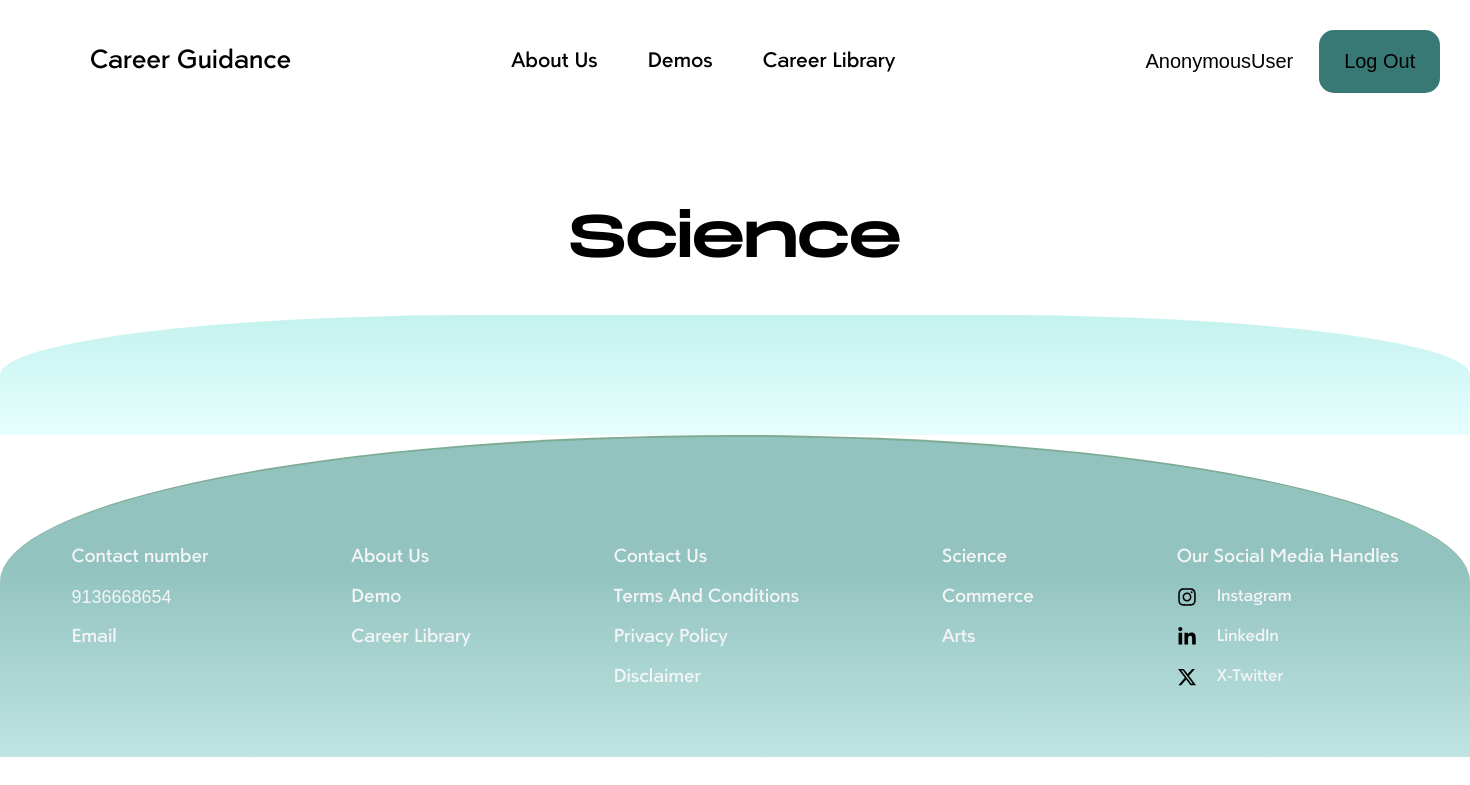
Before: /stream/1 with the older database file.
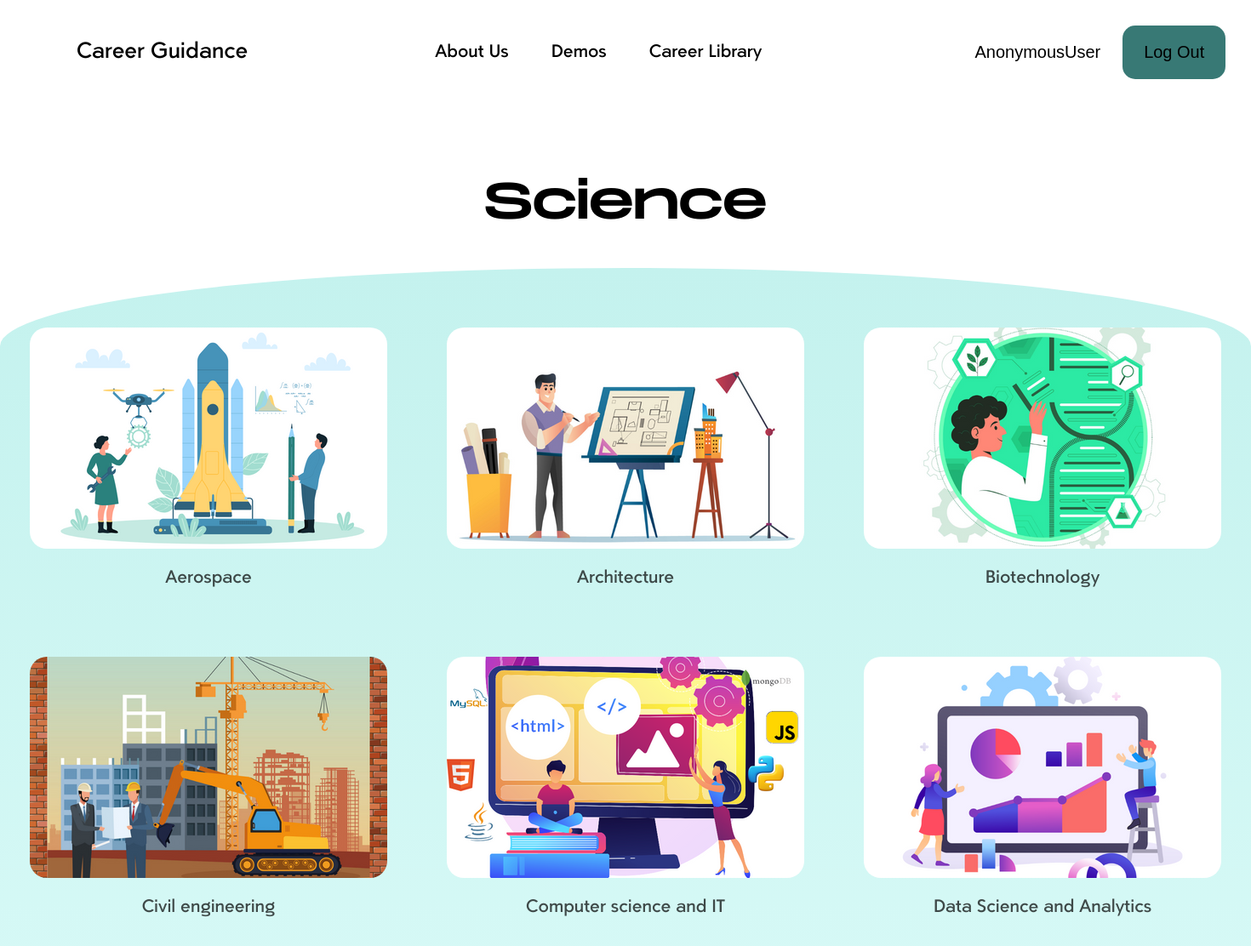
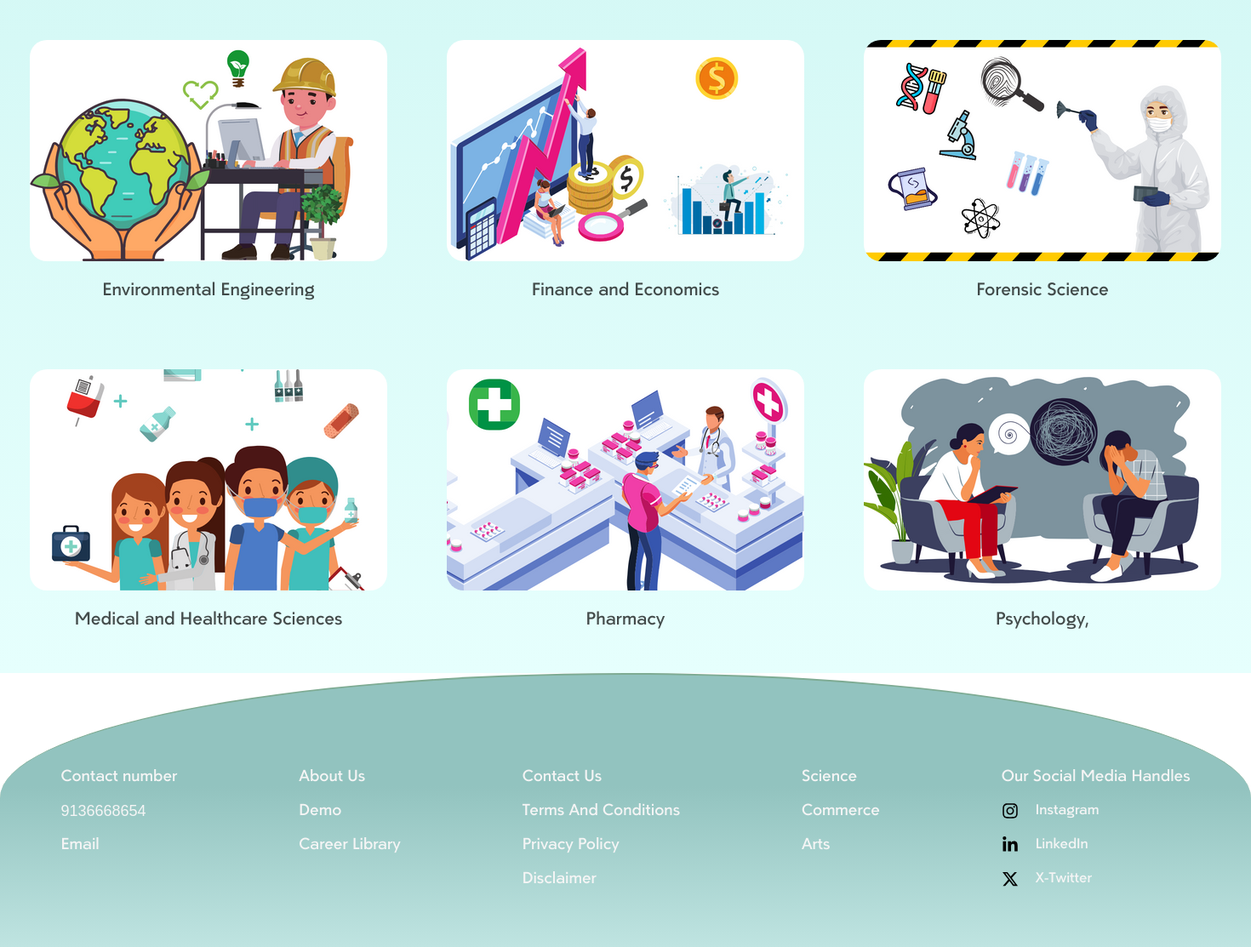
After: the same page with the newer database file (2 pictures, top to bottom).
### app/models.py (models this page shows, shortened)
class Gallery(models.Model):
    BRANCH_CHOICES = (
        ('Science', 'science'),
        ('Commerce', 'commerce'),
        ('Arts', 'arts'),
    )
    title = models.CharField(max_length=100)
    image = models.ImageField(upload_to='static/media')
    branch = models.CharField(max_length=100, choices=BRANCH_CHOICES, default='science')

### app/views.py (the view)
# urls.py: path('stream/<id>', views.stream, name='stream'),
def stream(request, id):
    stream = ""
    if id == '1':
        stream = "Science"
    elif id == '2':
        stream = 'Commerce'
    elif id == '3':
        stream = 'Arts'
    gallery_objects = Gallery.objects.filter(branch=stream)
    context = {
        'stream': stream,
        'gallery_object': gallery_objects,
    }
    return render(request, 'stream.html', context)

### templates/stream.html (shortened to what this page needs)
<!DOCTYPE html>
<html lang="en">
<head>
    <link rel="stylesheet" href="../static/css/science.css">
</head>
<body>
    <div class="container3-1">
        <div class="navbar">
            <div class="left-header">
                    <a href="{% url 'home' %}">
                        <p>Career Guidance</p>
                    </a>
            </div>
            <div class="center-menu">
                <div class="list-1">
                    <ul class="list1-1-1">
                        <li class="list1-1">About Us</li>
                        <li class="list1-1">Demos</li>
                        <li class="list1-1">
                            <a href="{% url 'careerLibrary' %}"> Career Library </a>
                        </li>
                    </ul>
                </div>
            </div>
            <div class="login-details">
                <button> {{ user }} </button>
                <button class="lgin">
                    <a href="{% url 'logout_view' %}">
                        Log Out
                    </a>
                </button>
            </div>
        </div>
        <div class="science">
            <div class="head">
                {{stream}}
            </div>
        </div>
        <div class="sci-career-option">
            <div class="grid">
                {% for gallery_obj in gallery_object %}
                <div class="grid1">
                    <img src="{{ gallery_obj.image.url }}" alt="{{ gallery_obj.title }}" class="pics">
                    <a href="{% url 'error' %}">
                        <p class="para">{{ gallery_obj.title }}</p>
                    </a>
                </div>
                {% endfor%}
            </div>
        </div>
    </div>
    <div class="footer">
        <div class="contact">
            <p>Contact number</p>
            <p class="no">9136668654</p>
            <p>Email</p>
        </div>
        <div class="menu">
            <ul class="list1">
                <li>About Us</li>
                <li>Demo</li>
                <li>Career Library</li>
            </ul>
        </div>
        <div class="policy">
            <ul class="list2">
                <li>Contact Us</li>
                <li>Terms And Conditions</li>
                <li>Privacy Policy</li>
                <li>Disclaimer</li>
            </ul>
        </div>
        <div class="career-options">
            <ul class="list3">
                <li>Science</li>
                <li>Commerce</li>
                <li>Arts</li>
            </ul>
        </div>
        <div class="social">
            <p>Our Social Media Handles</p>
            <ul class="list4">
                <li class="list4-1"><img src="../static/img/instagram.svg" width="20px" height="20px" alt="">
                <p>Instagram</p></li>
                <li class="list4-1"><img src="../static/img/linkedin-in.svg" width="20px" height="20px" alt="">
                <p>LinkedIn</p></li>
                <li class="list4-1"><img src="../static/img/x-twitter.svg" width="20px" height="20px" alt="">
                <p>X-Twitter</p></li>
            </ul>
        </div>
    </div>
</body>
</html>

### static/css/science.css (style rules this page uses)
* { padding: 0px; margin: 0px; }
.list1-1 { list-style-type: none; }
.navbar { font-family: paloseco-medium; padding: 10px 10px; display: flex; align-items: center; font-size: 20px; }
.left-header { position: relative; left: 80px; font-size: 25px; }
.center-menu { position: relative; left: 300px; }
.login-details { position: relative; left: 550px; }
.lgin { padding: 20px 25px; color: white; background-color:#387975 ; border-radius: 15px; margin: 20px; }
.list1-1-1 { display: flex; gap: 50px; }
button { background-color: transparent; border: none; font-size: 20px; }
.science { margin-block: 80px 40px; display: flex; justify-content: center; font-size: 60px ; font-family:monument-regular ; }
.grid { display: grid; grid-template-columns: 1fr 1fr 1fr; justify-items: center; text-align: center; font-size: 20px; font-family: paloseco-medium; row-gap: 80px; }
.para { margin-top: 15px; opacity: .7; }
.pics { border-radius: 20px; }
.sci-career-option { padding-bottom: 50px; border-radius: 800px 800px 0px 0px/ 100px; padding-top: 70px; background: linear-gradient(180deg, rgba(196, 242, 238, 1) 0%, rgba(230, 255, 253, 1) 100%); }
.footer { display: flex; border-top:2px solid rgb(126, 171, 147); border-radius: 2000px 2000px 0px 0px/ 400px ; background: linear-gradient(180deg, rgba(146, 195, 191, 1) 41%, rgba(191, 228, 225, 1) 100%); color: whitesmoke; font-family:paloseco-medium; justify-content: space-around; line-height: 40px; font-size: 18px; padding-block: 100px 60px; }
li { list-style-type: none; }
.no { font-family:'Franklin Gothic Medium', 'Arial Narrow', Arial, sans-serif; }
.list4-1 { display: flex; font-size: 16px; align-items: center; gap: 20px; }
a { text-decoration: none; color: black; }

Changed rows visible on the page:
added Gallery: image (picture), title "Aerospace"
added Gallery: image (picture), title "Architecture"
added Gallery: image (picture), title "Biotechnology"
added Gallery: image (picture), title "Civil engineering"
added Gallery: image (picture), title "Computer science and IT"
added Gallery: image (picture), title "Data Science and Analytics"
added Gallery: image (picture), title "Environmental Engineering"
added Gallery: image (picture), title "Finance and Economics"
added Gallery: image (picture), title "Forensic Science"
added Gallery: image (picture), title "Medical and Healthcare Sciences"
added Gallery: image (picture), title "Pharmacy"
added Gallery: image (picture), title "Psychology,"
